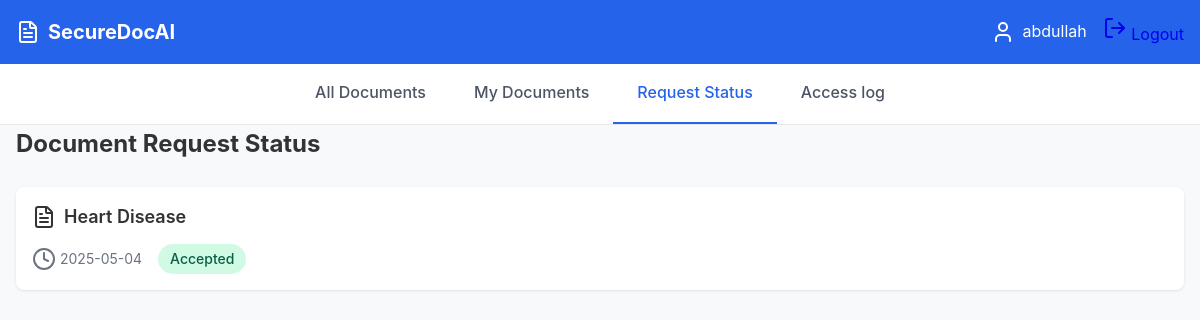
Page /Dashboard/Reviewer/Request_Access/ (signed in) on the committed database.
### SecureDocAI/models.py (models this page shows, shortened)
class User(models.Model):
    ROLE_CHOICES = [
        ('admin', 'Admin'),
        ('uploader', 'Uploader'),
        ('reviewer', 'Reviewer'),
    ]
    id = models.UUIDField(primary_key=True, default=uuid.uuid4, editable=False)
    username = models.CharField(max_length=150, unique=True)
    email = models.EmailField(unique=True)
    password = models.CharField(max_length=128)  # store hashed password
    otp_code = models.CharField(max_length=6, null=True, blank=True)
    otp_created_at = models.DateTimeField(null=True, blank=True)
    is_verified = models.BooleanField(default=False)
    rsa_public_key = models.TextField()
    rsa_private_key_encrypted = models.TextField()  # encrypted with AES or password
    role = models.CharField(max_length=10, choices=ROLE_CHOICES)
    date_joined = models.DateTimeField(default=timezone.now)
    failed_login_attempts = models.IntegerField(default=0)
    lockout_until = models.DateTimeField(null=True, blank=True)

class ReviewRequest(models.Model):
    STATUS_CHOICES = [
        ('pending', 'Pending'),
        ('accepted', 'Accepted'),
        ('denied', 'Denied'),
    ]
    reviewer = models.ForeignKey(User, on_delete=models.CASCADE, limit_choices_to={'role': 'reviewer'})
    document = models.ForeignKey(Document, on_delete=models.CASCADE)
    status = models.CharField(max_length=10, choices=STATUS_CHOICES, default='pending')
    requested_at = models.DateTimeField(auto_now_add=True)
    reviewed_at = models.DateTimeField(null=True, blank=True)
    admin_comment = models.TextField(blank=True, null=True)
    class Meta:
        unique_together = ('reviewer', 'document')  # prevent duplicate requests

class Document(models.Model):
    uploader = models.ForeignKey(User, on_delete=models.CASCADE, related_name='uploaded_documents')
    title = models.CharField(max_length=255)
    description = models.TextField(blank=True, null=True)
    encrypted_file = models.FileField(upload_to='encrypted/')
    encrypted_aes_key = models.BinaryField()
    encrypted_metadata = models.BinaryField(blank=True, null=True)
    classification = models.CharField(max_length=100)
    uploaded_at = models.DateTimeField(auto_now_add=True)
    is_available = models.BooleanField(default=True)

### SecureDocAI/views.py (the view)
# urls.py: path('Dashboard/Reviewer/Request_Access/', reviewer_request_view, name="reviewer_dashboard_Request"),
def reviewer_request_view(request):
    user = User.objects.get(pk=request.session.get('temp_user_id'))
    review_requests = ReviewRequest.objects.filter(reviewer=user).select_related('document').order_by('-requested_at')
    username = user.username
    content = {
        'user': username,
        'review_requests': review_requests
    }
    return render(request, 'SecureDocAI/reviewer/request.html', context= content)

### SecureDocAI/templates/SecureDocAI/reviewer/request.html (shortened to what this page needs)
{% extends "SecureDocAI/reviewer/layout.html" %}
{% load static %}
{% block content %}
<nav class="main-nav">
    <div class="container">
        <div class="nav-links">
            <a href="{% url 'reviewer_dashboard' %}" class="nav-link">All Documents</a>
            <a href="{% url 'reviewer_dashboard_myDoc' %}" class="nav-link">My Documents</a>
            <a href="{% url 'reviewer_dashboard_Request' %}" class="nav-link active">Request Status</a>
            <a href="{% url 'reviewer_accesslog' %}" class="nav-link">Access log</a>
        </div>
    </div>
</nav>
<main class="container">
    <section class="page active">
        <h1>Document Request Status</h1>
<div class="documents-grid">
    {% for request in review_requests %}
    <div class="document-card">
        <div class="document-header">
            <div class="document-info">
                <div class="document-title">
                    <i data-lucide="file-text"></i>
                    <span>{{ request.document.title }}</span>
                </div>
                <div class="document-metadata">
                    <div class="metadata-item">
                        <i data-lucide="clock"></i>
                        <span>{{ request.requested_at|date:"Y-m-d" }}</span>
                    </div>
                    <span class="status-badge status-{{ request.status|lower }}">
                        {{ request.status|capfirst }}
                    </span>
                </div>
            </div>
        </div>
    </div>
    {% empty %}
    <p class="no-documents">No request for documents found.</p>
    {% endfor %}
</div>
    </section>
</main>
{% endblock %}

### SecureDocAI/templates/SecureDocAI/reviewer/layout.html (shortened to what this page needs)
{% load static %}
<!DOCTYPE html>
<html lang="en">
<head>
    <link rel="stylesheet" href="{% static 'styles/reviewer.css' %}">
</head>
<body>
    <header class="main-header">
        <div class="container">
            <div class="header-content">
                <div class="logo">
                    <i data-lucide="file-text"></i>
                    <span>SecureDocAI</span>
                </div>
                <div class="user-section">
                  <div class="user-info">
                      <i data-lucide="user"></i>
                      <span>{{ user }}</span>
                  </div>
                  <a href="{% url 'logout' %}" class="logout-btn">
                      <i data-lucide="log-out"></i>
                      <span>Logout</span>
                  </a>
              </div>
            </div>
        </div>
    </header>
    {% block content %}{% endblock %}
</body>
</html>

### SecureDocAI/static/styles/reviewer.css (style rules this page uses)
* { margin: 0; padding: 0; box-sizing: border-box; }
body { font-family: -apple-system, BlinkMacSystemFont, 'Segoe UI', Roboto, Oxygen, Ubuntu, Cantarell, sans-serif; line-height: 1.6; background-color: #f8f9fa; color: #333; }
.container { max-width: 1200px; margin: 0 auto; padding: 0 1rem; }
.main-header { background-color: #2563eb; color: white; box-shadow: 0 2px 4px rgba(0, 0, 0, 0.1); }
.header-content { height: 64px; display: flex; justify-content: space-between; align-items: center; }
.logo { display: flex; align-items: center; gap: 0.5rem; font-size: 1.25rem; font-weight: bold; }
.user-section { display: flex; align-items: center; gap: 1rem; }
.user-info { display: flex; align-items: center; gap: 0.5rem; }
.main-nav { background-color: white; border-bottom: 1px solid #e5e7eb; }
.nav-links { display: flex; justify-content: center; }
.nav-link { padding: 1rem 1.5rem; color: #4b5563; text-decoration: none; font-weight: 500; border-bottom: 2px solid transparent; transition: all 0.2s ease; }
.nav-link.active { color: #2563eb; border-bottom-color: #2563eb; }
main { padding: 2rem 0; }
.page { display: none; }
.page.active { display: block; }
h1 { font-size: 1.5rem; font-weight: bold; margin-bottom: 1.5rem; }
.documents-grid { display: grid; gap: 1rem; }
.document-card { background-color: white; padding: 1rem; border-radius: 0.5rem; box-shadow: 0 1px 3px rgba(0, 0, 0, 0.1); }
.document-header { display: flex; align-items: flex-start; justify-content: space-between; }
.document-info { flex: 1; }
.document-title { display: flex; align-items: center; gap: 0.5rem; font-size: 1.125rem; font-weight: 600; }
.document-metadata { display: flex; gap: 1rem; margin-top: 0.75rem; font-size: 0.875rem; color: #6b7280; }
.metadata-item { display: flex; align-items: center; gap: 0.25rem; }
.status-badge { padding: 0.25rem 0.75rem; border-radius: 9999px; font-size: 0.875rem; font-weight: 500; }
.status-accepted { background-color: #d1fae5; color: #065f46; }
a { text-decoration: none; }

### SecureDocAI/templates/SecureDocAI/reviewer/request.html (style rules this page uses)
a { text-decoration: none; }

### rows in the picture
User: username "abdullah"
ReviewRequest: document "Heart Disease", requested_at "2025-05-04", status "Accepted"
